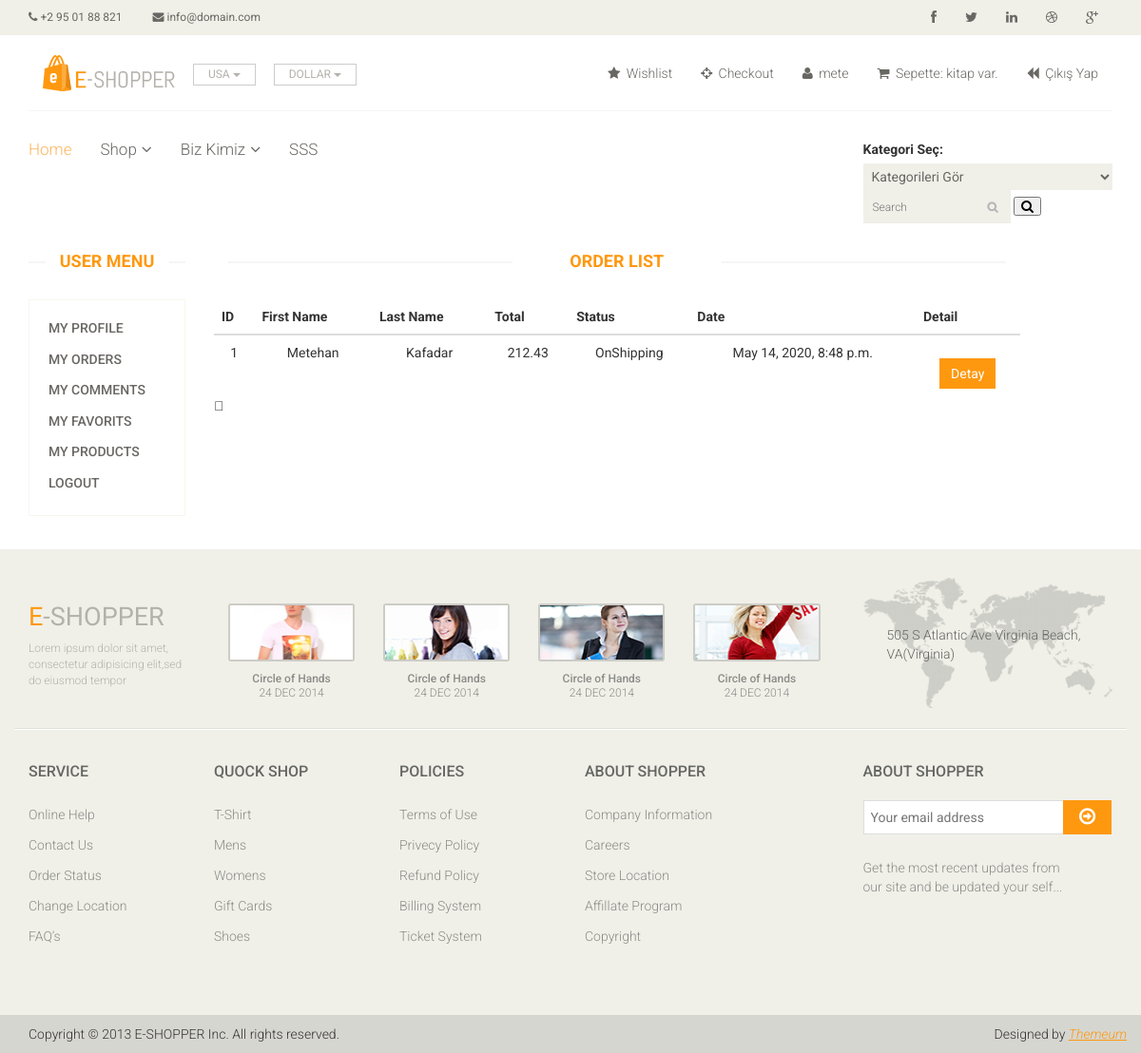
The page /user/orders/ (signed in) on the database as committed earlier.
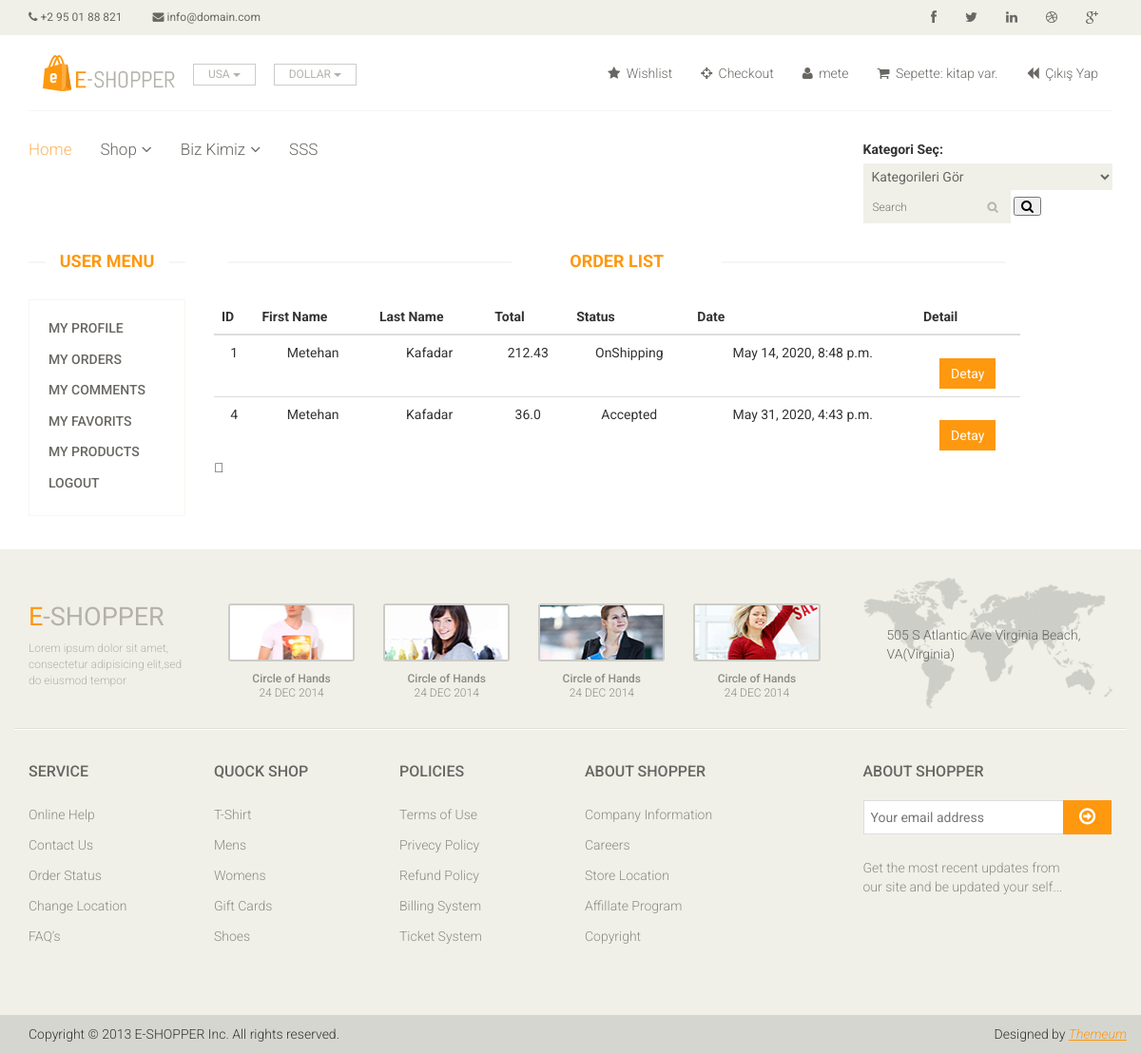
The same page on the database as committed later.
### order/models.py (models this page shows, shortened)
class Order(models.Model):
    STATUS = {
        ('New','New'),
        ('Accepted', 'Accepted'),
        ('Prepearing', 'Prepearing'),
        ('OnShipping', 'OnShipping'),
        ('Completed', 'Completed'),
        ('Canceled', 'Canceled'),
    }
    user = models.ForeignKey(User,on_delete=models.SET_NULL,null=True)
    code = models.CharField(max_length=5, editable=False)
    first_name = models.CharField(max_length=10)
    last_name = models.CharField(max_length=10)
    phone = models.CharField(max_length=20,blank=True)
    address = models.CharField(max_length=150, blank=True)
    city = models.CharField(max_length=20, blank=True)
    country = models.CharField(max_length=20, blank=True)
    total = models.FloatField()
    status = models.CharField(max_length=10,choices=STATUS,default='New')
    ip = models.CharField(blank=True,max_length=20)
    adminnote = models.CharField(max_length=100,blank=True)
    create_at = models.DateTimeField(auto_now_add=True)
    update_at = models.DateTimeField(auto_now=True)

### user/views.py (the view)
# urls.py: path('orders/',views.orders,name='orders'),
@login_required(login_url='/login')
def orders(request):
    category = Category.objects.all()
    current_user = request.user
    orders = Order.objects.filter(user_id=current_user.id)
    context = {
        'category': category,
        'orders': orders,
    }
    return render(request,'user_orders.html',context)

### user/templates/user_orders.html (shortened to what this page needs)
{% extends "homebase.html" %}
{% block content %}
   {% include "user_panel.html" %}
                    <div class="col-sm-9">
					<div class="blog-post-area">
						<h2 class="title text-center">Order List </h2>
						<table class="glyphicon-shopping-cart table">
                            <thead>
                            <tr>
                                <th class="text-left">ID</th>
                                <th class="text-left">First Name</th>
                                <th class="text-left">Last Name</th>
                                <th class="text-left">Total</th>
                                <th class="text-left">Status </th>
                                <th class="text-left">Date</th>
                                <th class="text-left">Detail</th>
                            </tr>
                            {% for rs in orders %}
                            <tr>
                                <td class="text-center">{{ rs.id }}</td>
                                <td class="text-center">{{ rs.first_name }}</td>
                                <td class="text-center">{{ rs.last_name}}</td>
                                <td class="text-center">{{ rs.total }}</td>
                                <td class="text-center">{{ rs.status }}</td>
                                <td class="text-center">{{ rs.create_at }}</td>
                                <td class="text-center"><a class="btn btn-primary" href="/user/orderdetail/{{ rs.id }}">Detay</a></td>
                            </tr>
                            {% endfor %}
                            </thead>
                        </table>
					</div>
                    </div>
			</div>
		</div>
	</section>
 {% endblock %}

Rows that differ between the two databases and show on the page:
added Order: id "4", first_name "Metehan", last_name "Kafadar", total "36.0", status "Accepted", create_at "May 31, 2020, 4:43 p.m."
